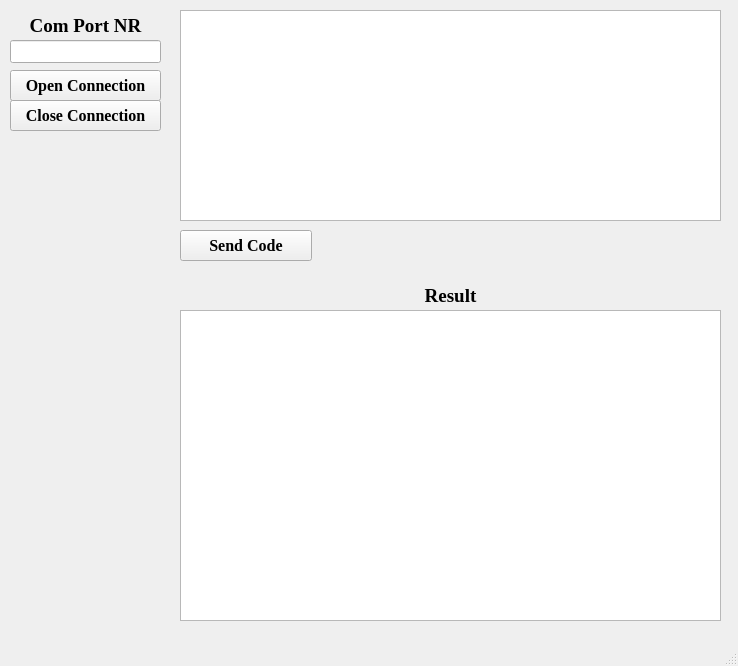
<?xml version="1.0" encoding="UTF-8"?>
<ui version="4.0">
 <class>MainWindow</class>
 <widget class="QMainWindow" name="MainWindow">
  <property name="geometry">
   <rect>
    <x>0</x>
    <y>0</y>
    <width>738</width>
    <height>666</height>
   </rect>
  </property>
  <property name="windowTitle">
   <string>MainWindow</string>
  </property>
  <widget class="QWidget" name="centralwidget">
   <widget class="QPushButton" name="bt_openConnection">
    <property name="geometry">
     <rect>
      <x>10</x>
      <y>70</y>
      <width>151</width>
      <height>31</height>
     </rect>
    </property>
    <property name="font">
     <font>
      <family>Times New Roman</family>
      <pointsize>12</pointsize>
      <weight>75</weight>
      <bold>true</bold>
     </font>
    </property>
    <property name="text">
     <string>Open Connection</string>
    </property>
   </widget>
   <widget class="QLineEdit" name="ln_comPort">
    <property name="geometry">
     <rect>
      <x>10</x>
      <y>40</y>
      <width>151</width>
      <height>23</height>
     </rect>
    </property>
    <property name="font">
     <font>
      <family>Times New Roman</family>
      <pointsize>12</pointsize>
      <weight>75</weight>
      <bold>true</bold>
     </font>
    </property>
    <property name="alignment">
     <set>Qt::AlignCenter</set>
    </property>
   </widget>
   <widget class="QPushButton" name="bt_closeConnection">
    <property name="geometry">
     <rect>
      <x>10</x>
      <y>100</y>
      <width>151</width>
      <height>31</height>
     </rect>
    </property>
    <property name="font">
     <font>
      <family>Times New Roman</family>
      <pointsize>12</pointsize>
      <weight>75</weight>
      <bold>true</bold>
     </font>
    </property>
    <property name="text">
     <string>Close Connection</string>
    </property>
   </widget>
   <widget class="QTextEdit" name="te_result">
    <property name="geometry">
     <rect>
      <x>180</x>
      <y>310</y>
      <width>541</width>
      <height>311</height>
     </rect>
    </property>
    <property name="font">
     <font>
      <family>Consolas</family>
      <pointsize>12</pointsize>
     </font>
    </property>
    <property name="locale">
     <locale language="English" country="UnitedStates"/>
    </property>
    <property name="readOnly">
     <bool>true</bool>
    </property>
   </widget>
   <widget class="QPushButton" name="bt_sendCode">
    <property name="enabled">
     <bool>true</bool>
    </property>
    <property name="geometry">
     <rect>
      <x>180</x>
      <y>230</y>
      <width>132</width>
      <height>31</height>
     </rect>
    </property>
    <property name="font">
     <font>
      <family>Times New Roman</family>
      <pointsize>12</pointsize>
      <weight>75</weight>
      <bold>true</bold>
     </font>
    </property>
    <property name="text">
     <string>Send Code</string>
    </property>
    <property name="checkable">
     <bool>false</bool>
    </property>
   </widget>
   <widget class="QLabel" name="l_comPortNR">
    <property name="geometry">
     <rect>
      <x>10</x>
      <y>10</y>
      <width>151</width>
      <height>31</height>
     </rect>
    </property>
    <property name="font">
     <font>
      <family>Times New Roman</family>
      <pointsize>14</pointsize>
      <weight>75</weight>
      <bold>true</bold>
     </font>
    </property>
    <property name="text">
     <string>Com Port NR</string>
    </property>
    <property name="alignment">
     <set>Qt::AlignCenter</set>
    </property>
   </widget>
   <widget class="QLabel" name="l_result">
    <property name="geometry">
     <rect>
      <x>180</x>
      <y>280</y>
      <width>541</width>
      <height>31</height>
     </rect>
    </property>
    <property name="font">
     <font>
      <family>Times New Roman</family>
      <pointsize>14</pointsize>
      <weight>75</weight>
      <bold>true</bold>
     </font>
    </property>
    <property name="text">
     <string>Result</string>
    </property>
    <property name="alignment">
     <set>Qt::AlignCenter</set>
    </property>
   </widget>
   <widget class="QTextEdit" name="te_send">
    <property name="enabled">
     <bool>true</bool>
    </property>
    <property name="geometry">
     <rect>
      <x>180</x>
      <y>10</y>
      <width>541</width>
      <height>211</height>
     </rect>
    </property>
    <property name="font">
     <font>
      <family>Consolas</family>
      <pointsize>12</pointsize>
     </font>
    </property>
    <property name="locale">
     <locale language="English" country="UnitedStates"/>
    </property>
    <property name="readOnly">
     <bool>false</bool>
    </property>
   </widget>
  </widget>
  <widget class="QMenuBar" name="menubar">
   <property name="geometry">
    <rect>
     <x>0</x>
     <y>0</y>
     <width>738</width>
     <height>21</height>
    </rect>
   </property>
  </widget>
  <widget class="QStatusBar" name="statusbar"/>
 </widget>
 <resources/>
 <connections/>
</ui>
